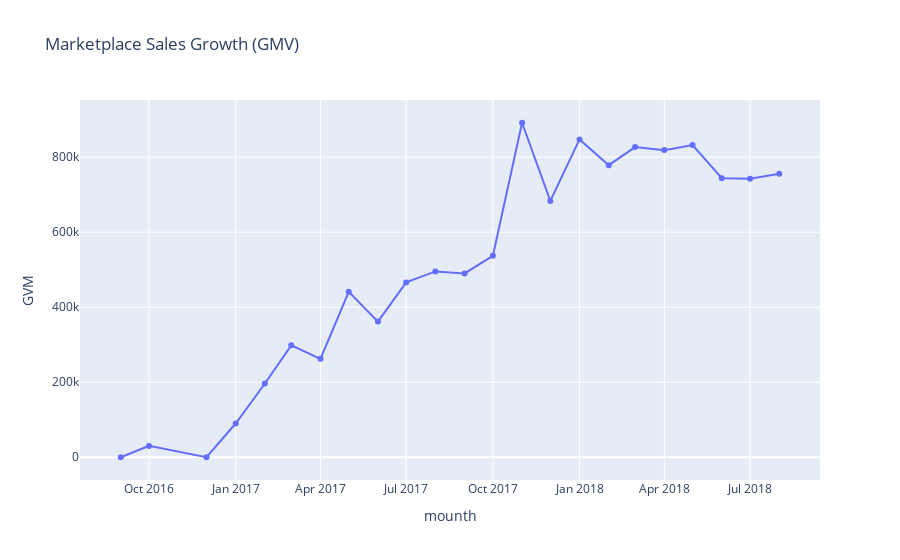

The code cell stored with this chart in its notebook:
### Code cell
plt.figure(figsize=(10, 6))
px.line(m_gvm,x='mounth',y = 'GVM',title='Marketplace Sales Growth (GMV)',markers='o')

### Figure 1 — Plotly figure (JSON) as saved in the notebook; plotly's stock layout.template omitted (floating-point values rounded to 4 significant figures)
{"data": [{"hovertemplate": "mounth=%{x}<br>GVM=%{y}<extra></extra>", "legendgroup": "", "line": {"color": "#636efa", "dash": "solid"}, "marker": {"symbol": "circle"}, "mode": "lines+markers", "name": "", "orientation": "v", "showlegend": false, "type": "scatter", "x": ["2016-09", "2016-10", "2016-12", "2017-01", "2017-02", "2017-03", "2017-04", "2017-05", "2017-06", "2017-07", "2017-08", "2017-09", "2017-10", "2017-11", "2017-12", "2018-01", "2018-02", "2018-03", "2018-04", "2018-05", "2018-06", "2018-07", "2018-08"], "xaxis": "x", "y": [135, 30390.0, 114, 90060.0, 196800.0, 298400.0, 262400.0, 441200.0, 361800.0, 466200.0, 495600.0, 490300.0, 537000.0, 891800.0, 683400.0, 847500.0, 778800.0, 826900.0, 818900.0, 832500.0, 743800.0, 742400.0, 755800.0], "yaxis": "y"}], "layout": {"legend": {"tracegroupgap": 0}, "title": {"text": "Marketplace Sales Growth (GMV)"}, "xaxis": {"anchor": "y", "domain": [0, 1], "title": {"text": "mounth"}}, "yaxis": {"anchor": "x", "domain": [0, 1], "title": {"text": "GVM"}}}}
